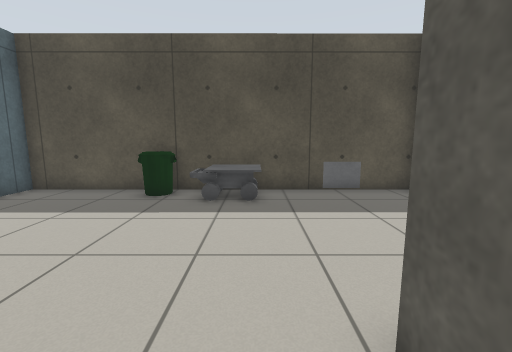
view 1 (above)

18 first-person views from a walk through a robot-simulator world made for Gazebo. The camera is 0.94 m above the floor, tilts 8° down and sees 90° across. Floor lines are 1 m apart. The floor is counted in squares, 0.5 m on a side. Each view is taken from the middle of a square. On the plan, view 1 faces up. The plan holds only what a view shows up to about 15 squares ahead; the rest is blank. The robots in the file are not drawn. Some stock models are drawn as simple stand-ins. Some surface patterns are stand-ins.

view 2
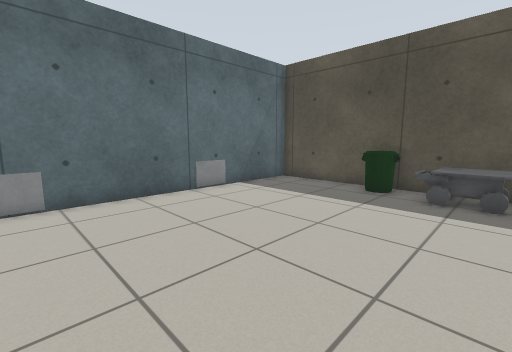

view 3
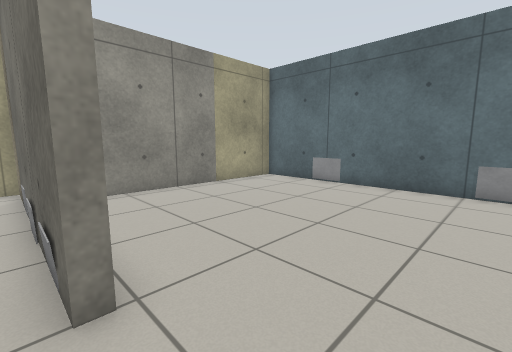

view 4
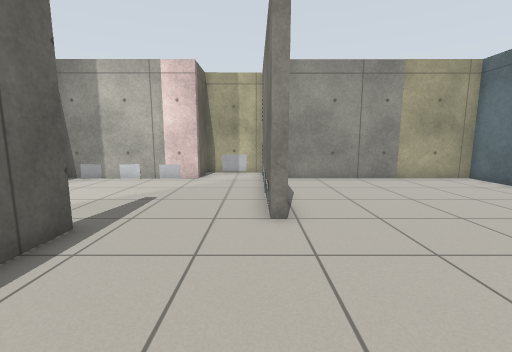

view 5
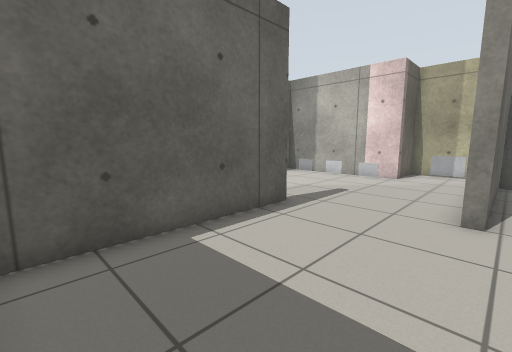

view 6
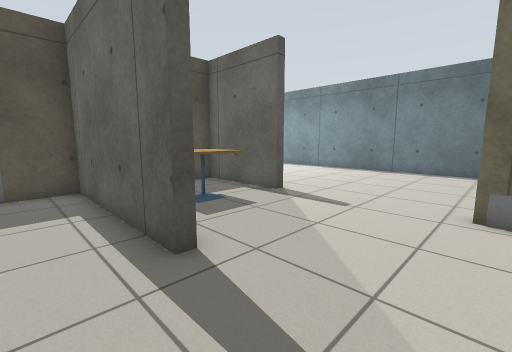

view 7
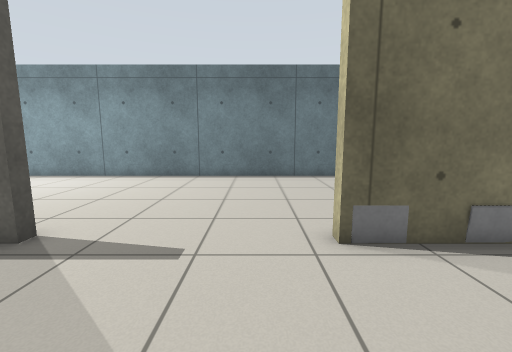

view 8
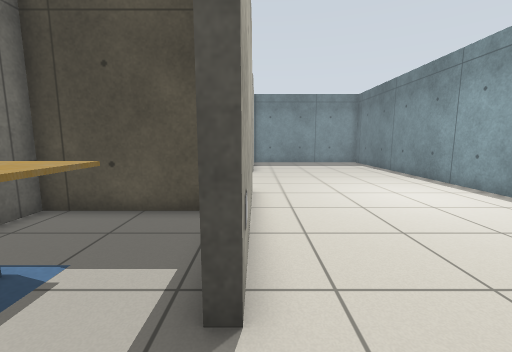

view 9
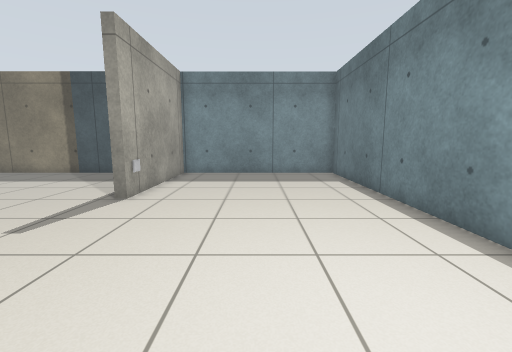

view 10
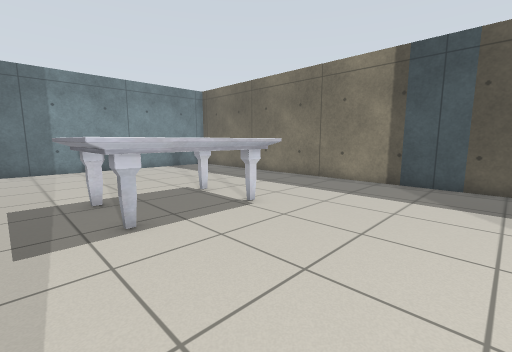

view 11
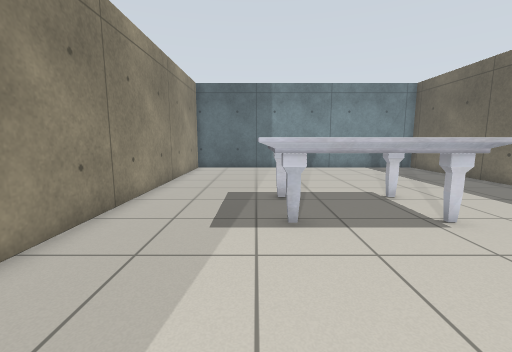

view 12
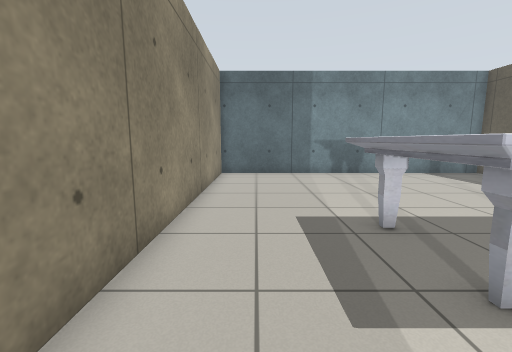

view 13
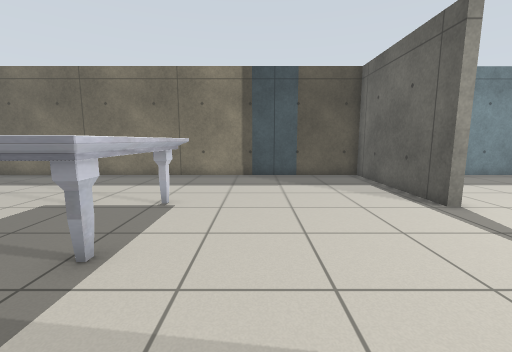

view 14
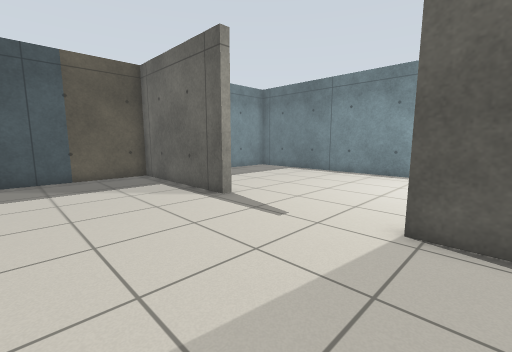

view 15
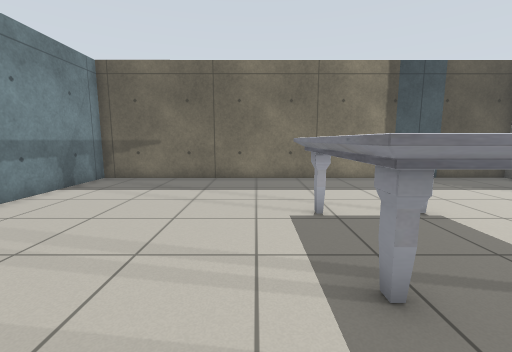

view 16
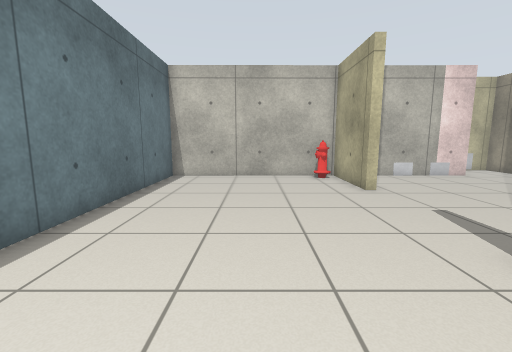

view 17
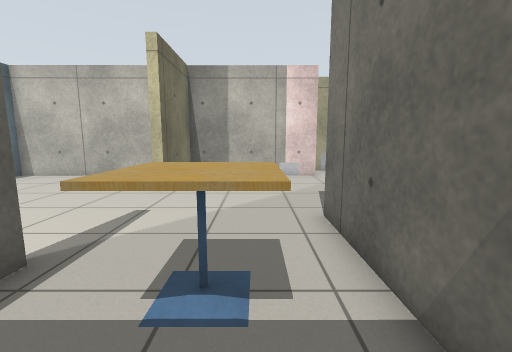

view 18
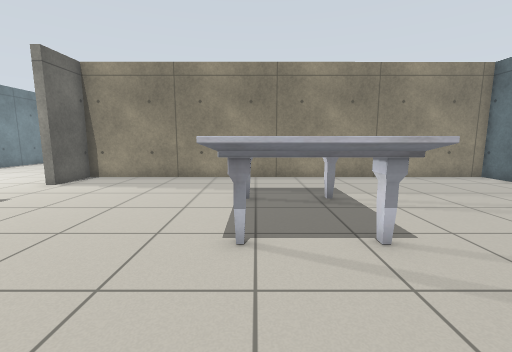

### Floor plan
Points are (right, up) in squares from view 1. A wall is a line through its corners. A room is listed if a view was taken in it or the views show most of it. See-through windows are left out.
Room 1 (views 1, 2, 3, 4, 5)
walls: (5.9, 2.8) (5.9, 9.6) (-8.6, 9.6) (-8.6, -4.5) (1.3, -4.5) (1.3, 2.1) (1.6, 2.1)
ways out: opening at (3.5, 3.8) to room 2
objects: window (-9, -1); window (-9, 5); bin (-4, 9) to (-3, 9); other object (-2, 8) to (0, 9)
Room 2 (views 6, 7, 8, 9, 10, 11, 12, 13, 14, 15, 16, 17, 18)
walls: (11.5, 19.4) (11.5, 24.7) (-8.6, 24.6) (-8.6, 10) (11.5, 10.1) (11.5, 12.3) (11.9, 12.3) (11.9, 5.3) (11.5, 5.3) (11.5, 9.7) (6.3, 9.6) (6.3, 2.8) (5.9, 2.8); (1.6, 2.1) (1.6, -6.9) (4.8, -6.9) (4.8, -4.5) (11.5, -4.5) (11.5, -0.5) (11.9, -0.5) (11.9, -4.5) (20.4, -4.6) (20.4, 24.7) (11.9, 24.7) (11.9, 19.4)
ways out: opening at (3.5, 3.8) to room 1
objects: marble table (0, 14) to (4, 19); other object (2, -4); grey box (2, -1); grey box (2, 1); grey box (6, -4); grey box (8, -4); cafe table (8, 5) to (9, 7); grey box (11, -4); grey box (11, -3); grey box (11, -1); other object (12, 19); fire hydrant (13, -4)

Positions as (right, up) in squares from view 1, and headings:
1: (0, 0), facing up
2: (0, -1), facing up-left
3: (2, 5), facing down-left
4: (2, 8), facing down
5: (1, 9), facing down-right
6: (4, -1), facing up-right
7: (7, 1), facing right
8: (12, 3), facing up
9: (16, 10), facing up
10: (9, 13), facing up-left
11: (9, 14), facing left
12: (6, 12), facing left
13: (6, 11), facing up
14: (6, 11), facing up-right
15: (-1, 12), facing up
16: (16, 9), facing down
17: (8, 9), facing down
18: (3, 23), facing down
